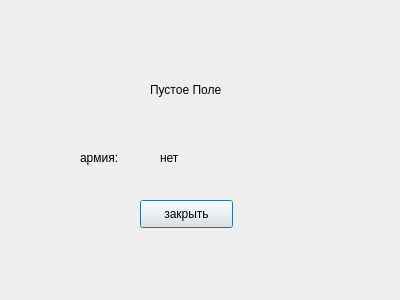
<?xml version="1.0" encoding="UTF-8"?>
<ui version="4.0">
 <class>Dialog</class>
 <widget class="QDialog" name="Dialog">
  <property name="geometry">
   <rect>
    <x>0</x>
    <y>0</y>
    <width>400</width>
    <height>300</height>
   </rect>
  </property>
  <property name="windowTitle">
   <string>Dialog</string>
  </property>
  <widget class="QLabel" name="label">
   <property name="geometry">
    <rect>
     <x>150</x>
     <y>80</y>
     <width>81</width>
     <height>20</height>
    </rect>
   </property>
   <property name="text">
    <string>Пустое Поле</string>
   </property>
  </widget>
  <widget class="QPushButton" name="pushButton">
   <property name="geometry">
    <rect>
     <x>140</x>
     <y>200</y>
     <width>93</width>
     <height>28</height>
    </rect>
   </property>
   <property name="text">
    <string>закрыть</string>
   </property>
  </widget>
  <widget class="QLabel" name="label_2">
   <property name="geometry">
    <rect>
     <x>80</x>
     <y>150</y>
     <width>55</width>
     <height>16</height>
    </rect>
   </property>
   <property name="text">
    <string>армия:</string>
   </property>
  </widget>
  <widget class="QLabel" name="label_3">
   <property name="geometry">
    <rect>
     <x>160</x>
     <y>150</y>
     <width>55</width>
     <height>16</height>
    </rect>
   </property>
   <property name="text">
    <string>нет</string>
   </property>
  </widget>
 </widget>
 <resources/>
 <connections/>
</ui>
